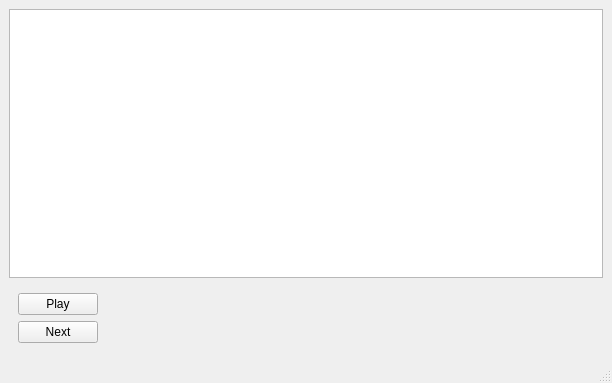
<?xml version="1.0" encoding="UTF-8"?>
<ui version="4.0">
 <class>MainWindow</class>
 <widget class="QMainWindow" name="MainWindow">
  <property name="geometry">
   <rect>
    <x>0</x>
    <y>0</y>
    <width>612</width>
    <height>383</height>
   </rect>
  </property>
  <property name="windowTitle">
   <string>MainWindow</string>
  </property>
  <widget class="QWidget" name="centralwidget">
   <layout class="QVBoxLayout" name="verticalLayout">
    <item>
     <widget class="QGraphicsView" name="graphicsView">
      <property name="renderHints">
       <set>QPainter::Antialiasing|QPainter::HighQualityAntialiasing|QPainter::TextAntialiasing</set>
      </property>
      <property name="dragMode">
       <enum>QGraphicsView::ScrollHandDrag</enum>
      </property>
     </widget>
    </item>
    <item>
     <widget class="QWidget" name="widget" native="true">
      <layout class="QFormLayout" name="formLayout">
       <item row="0" column="0">
        <widget class="QPushButton" name="playBtn">
         <property name="text">
          <string>Play</string>
         </property>
         <property name="checkable">
          <bool>true</bool>
         </property>
        </widget>
       </item>
       <item row="1" column="0">
        <widget class="QPushButton" name="nextBtn">
         <property name="text">
          <string>Next</string>
         </property>
        </widget>
       </item>
       <item row="1" column="1">
        <widget class="QLabel" name="distance">
         <property name="text">
          <string/>
         </property>
        </widget>
       </item>
      </layout>
     </widget>
    </item>
   </layout>
  </widget>
  <widget class="QMenuBar" name="menubar">
   <property name="geometry">
    <rect>
     <x>0</x>
     <y>0</y>
     <width>612</width>
     <height>20</height>
    </rect>
   </property>
  </widget>
  <widget class="QStatusBar" name="statusbar"/>
 </widget>
 <resources/>
 <connections/>
</ui>
